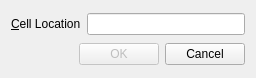
<?xml version="1.0" encoding="UTF-8"?>
<ui version="4.0">
 <class>GoToCellDialog</class>
 <widget class="QWidget" name="GoToCellDialog">
  <property name="geometry">
   <rect>
    <x>0</x>
    <y>0</y>
    <width>256</width>
    <height>78</height>
   </rect>
  </property>
  <property name="windowTitle">
   <string>Go To Cell</string>
  </property>
  <layout class="QVBoxLayout" name="verticalLayout">
   <item>
    <layout class="QHBoxLayout" name="horizontalLayout">
     <item>
      <widget class="QLabel" name="label">
       <property name="text">
        <string>&amp;Cell Location</string>
       </property>
       <property name="buddy">
        <cstring>lineEdit</cstring>
       </property>
      </widget>
     </item>
     <item>
      <widget class="QLineEdit" name="lineEdit"/>
     </item>
    </layout>
   </item>
   <item>
    <layout class="QHBoxLayout" name="horizontalLayout_2">
     <item>
      <spacer name="horizontalSpacer">
       <property name="orientation">
        <enum>Qt::Horizontal</enum>
       </property>
       <property name="sizeHint" stdset="0">
        <size>
         <width>40</width>
         <height>20</height>
        </size>
       </property>
      </spacer>
     </item>
     <item>
      <widget class="QPushButton" name="okButton">
       <property name="enabled">
        <bool>false</bool>
       </property>
       <property name="text">
        <string>OK</string>
       </property>
       <property name="default">
        <bool>true</bool>
       </property>
      </widget>
     </item>
     <item>
      <widget class="QPushButton" name="cancelButton">
       <property name="text">
        <string>Cancel</string>
       </property>
      </widget>
     </item>
    </layout>
   </item>
  </layout>
 </widget>
 <resources/>
 <connections/>
</ui>
